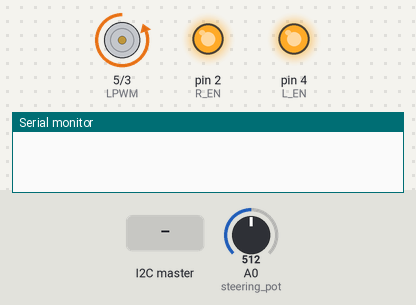
This sketch was run on a simulated Arduino Uno, built with avr-gcc and run on an emulated ATmega328P. Parts: motor-driver pin pairs drawn as motors (green arrow = first pin HIGH = forward, orange = second pin HIGH = backward, longer = more drive), output pins drawn as LEDs (lit = HIGH), the last lines printed to the serial monitor. Inputs (shaded band) come from the test bench; at power-on: A0 (steering_pot) = 512.

Above: at 1.2 s.
1.3 s: A0 (steering_pot) set to 318
2.8 s: A0 (steering_pot) set to 300
At 4.0 s:
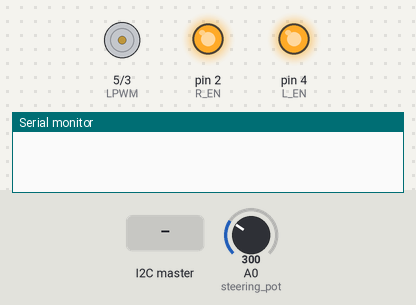
4.3 s: the I2C master sends the byte 90
At 5.3 s:
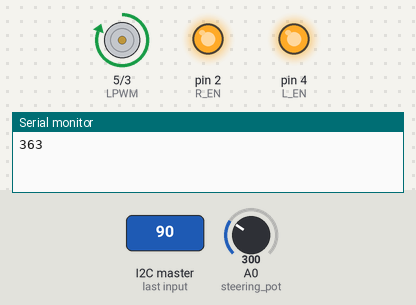
5.8 s: the I2C master sends the byte 1
At 6.4 s:
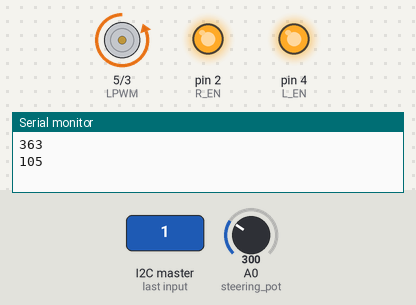
7.3 s: the I2C master sends the byte 200
At 8.7 s:
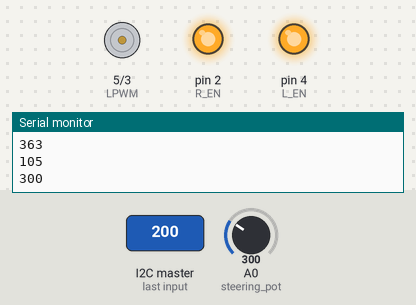
Timing chart, 0 to 9.8 s (numbered marks = the images above; inputs shaded):
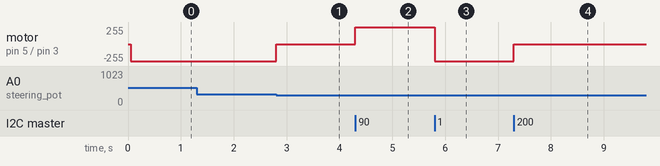

The sketch:

steering_subsystem.ino
```cpp
#include <Wire.h>
// using ATMEGA328P old bootloader for prototype

// Pin definitions for motor and steering control
const char R_EN = 2;  // Right enable pin
const char RPWM = 3;  // Right PWM control pin
const char L_EN = 4;  // Left enable pin
const char LPWM = 5;  // Left PWM control pin
const char steering_pot = A0;  // Analog input for the steering potentiometer

// Buffer for receiving data
char recvBuf[4];

// Timing variables
unsigned long currTimeDelay = 0;
const short int delayFreq = 50;  // Loop frequency in milliseconds

// Steering position variables
short int targetPos = 300;   // Default target position
short int tempTarget = 300;  // Temporary target position
short int currentPos = 0;    // Current potentiometer reading
short int deadband = 10;     // Range around the target position for no movement

void setup() {
  // Set motor control pins as outputs
  pinMode(R_EN, OUTPUT);
  pinMode(RPWM, OUTPUT);
  pinMode(L_EN, OUTPUT);
  pinMode(LPWM, OUTPUT);
  Serial.begin(115200);

  // Initialize I2C with slave address 8
  Wire.begin(8);
  Wire.onReceive(receiveEvent);

  // Enable motor drivers
  digitalWrite(R_EN, HIGH);
  digitalWrite(L_EN, HIGH);
}

void loop() {
  // Update position at defined intervals
  if (millis() >= currTimeDelay + delayFreq) {
    currTimeDelay += delayFreq;

    // Read the current position from the steering potentiometer
    currentPos = analogRead(steering_pot);

    // Check if within the deadband of the target position
    if ((currentPos <= targetPos + deadband) && (currentPos >= targetPos - deadband)) {
      digitalWrite(RPWM, 0);  // Stop the motor
      digitalWrite(LPWM, 0);
    }
    // Current position is greater than the target, move left
    if (currentPos > targetPos + deadband) {
      digitalWrite(RPWM, 1);
      digitalWrite(LPWM, 0);
    }
    // Current position is less than the target, move right
    if (currentPos < targetPos - deadband) {
      digitalWrite(RPWM, 0);
      digitalWrite(LPWM, 1);
    }
  }
}

// I2C receive event handler
void receiveEvent() {
  // Map incoming byte (0-100) to target position range (103-392)
  tempTarget = map(Wire.read(), 0, 100, 103, 392);
  if (tempTarget > 392) {
    targetPos = 300;  // Reset to default if the value is out of range
  } else {
    targetPos = tempTarget;
  }

  Serial.println(targetPos);  // Output the target position for debugging
}
```

Measured:
- the behaviour switches between 311 and 310 on A0 (steering_pot) (found by bisection; images 0 and 1)
- after the input at 1.3 s, every drawn part: stays the same
- after the input at 2.8 s, motor on pin 5 (LPWM) / pin 3 (RPWM): backward 255/255 → stopped at once
- after the input at 4.3 s, motor on pin 5 (LPWM) / pin 3 (RPWM): stopped → forward 255/255 at once
- after the input at 5.8 s, motor on pin 5 (LPWM) / pin 3 (RPWM): forward 255/255 → backward 255/255 at once
- after the input at 7.3 s, motor on pin 5 (LPWM) / pin 3 (RPWM): backward 255/255 → stopped at once
